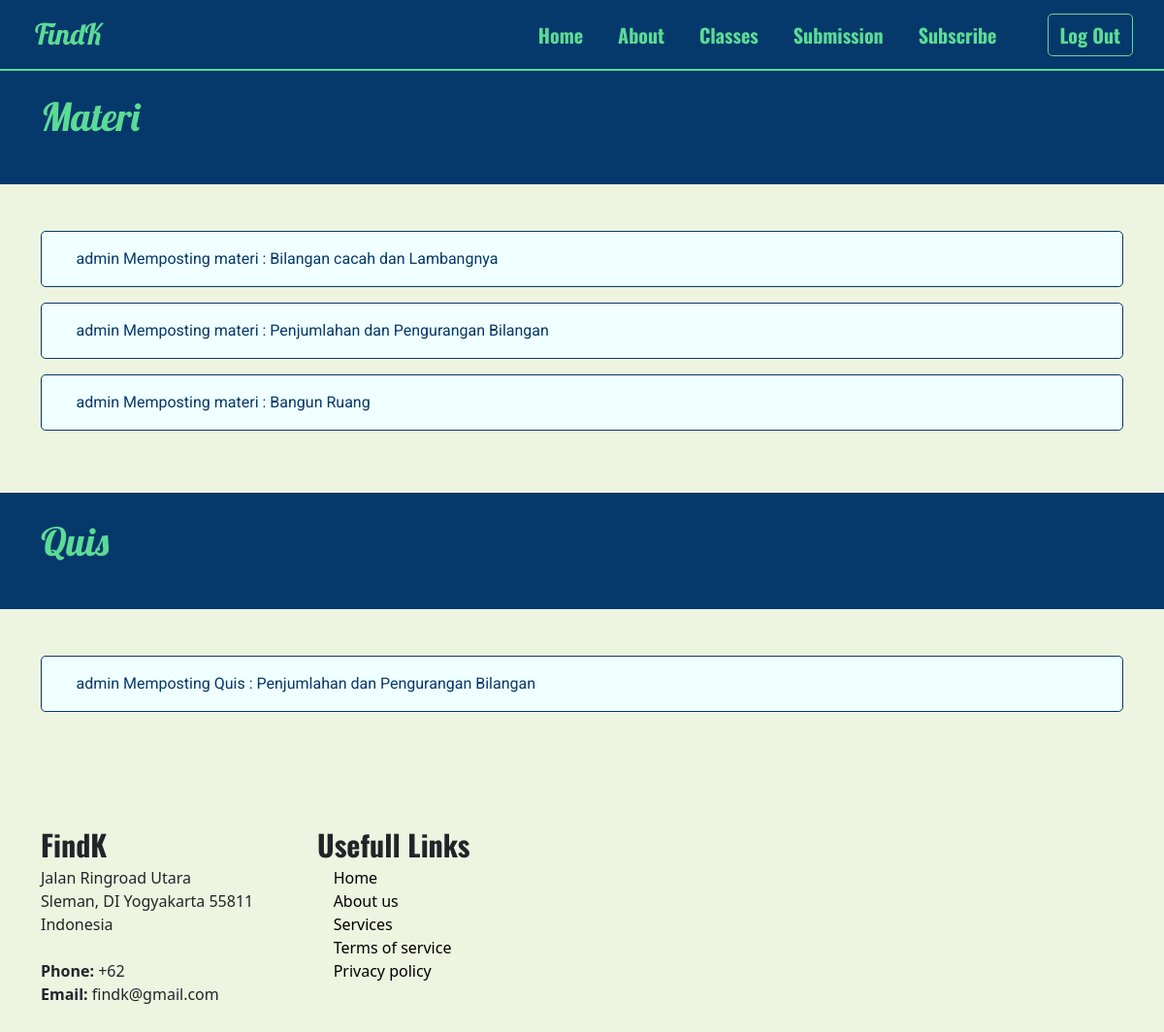
/mq.php?id_mapel=1 (signed in), run on the app's committed database.
### tables this page shows
CREATE TABLE `materi` (
  `id_materi` int(11) NOT NULL,
  `nama_materi` varchar(50) NOT NULL,
  `video` varchar(255) NOT NULL,
  `isi` longtext NOT NULL,
  `status` varchar(50) NOT NULL DEFAULT 'gratis',
  `id_mapel` int(11) NOT NULL,
  `id_admin` int(11) NOT NULL
);

CREATE TABLE `judul_quis` (
  `id_judul_quis` int(11) NOT NULL,
  `judul_quis` varchar(100) NOT NULL,
  `id_mapel` int(11) NOT NULL,
  `id_admin` int(11) NOT NULL
);

### mq.php (the view, shortened to what this page needs)
<?php
require 'prosedur.php';
$id = $_GET['id_mapel'];
$id_user = $_SESSION['id_user'];
?>
<!doctype html>
<html lang="en">
<head>
    <link href="https://cdn.jsdelivr.net/npm/bootstrap@5.0.2/dist/css/bootstrap.min.css" rel="stylesheet">
    <link rel="stylesheet" href="style/style.css">
    <link rel="stylesheet" href="Bahan/icofont/icofont.min.css">
</head>
<body class="bodyhome">
    <section class="home">
        <nav class="navbar navbar-expand-lg fixed-top">
            <div class="container-fluid">
                <a class="navbar-brand ms-4" href="#">FindK</a>
                <div class="collapse navbar-collapse" id="navbarNav">
                    <div class="navbar-nav ms-auto">
                        <a class="nav-link" aria-current="page" href="home.php">Home</a>
                        <a class="nav-link" href="about.php">About</a>
                        <a class="nav-link" href="mapel.php">Classes</a>
                        <a class="nav-link" href="submission.php">Submission</a>
                        <a class="nav-link " href="subs.php">Subscribe</a>
                    </div>
                    <div class="navbar-nav">
                        <a class="ms-4 btn btn-outline-dark border-pink" href="logout.php">Log Out</a>
                    </div>
                </div>
            </div>
        </nav>
    </section>
    <section class="muka d-flex justify-content-center align-items-center">
        <div class="container position-relative" data-aos="zoom-in" data-aos-delay="100">
            <div class="row">
                <div class="judul col-sm-12">
                    Materi
                </div>
            </div>
        </div>
    </section>
    <section class="mapel mt-5">
        <div class="container">
            <div class="row">
            <?php
                $query = "SELECT * FROM user WHERE id_user = $id_user";
                $result = mysqli_query($conn, $query);
                $row = mysqli_fetch_assoc($result);
                if($row['status'] == 'gratis'){
                    $query = "SELECT materi.*, admin.nama FROM materi INNER JOIN admin ON materi.id_admin = admin.id_admin WHERE id_mapel = $id AND materi.status = 'gratis'";
                    $run = mysqli_query($conn, $query);
                } else {
                    $query = "SELECT materi.*, admin.nama FROM materi INNER JOIN admin ON materi.id_admin = admin.id_admin WHERE id_mapel = $id";
                    $run = mysqli_query($conn, $query);
                }
            ?>
                <?php if(mysqli_num_rows($run) > 0) {?>
                    <?php while($mtr = mysqli_fetch_assoc($run)){ ?>
                        <div class="col-sm-12">
                            <a class="link" href="detail_materi.php?id_mapel=<?php echo $mtr['id_mapel'];?>&id_materi=<?php echo $mtr['id_materi']; ?>">
                                <div class="mq d-flex flex-row mb-3">
                                    <div class="p-3"> <i class="icofont-book-alt fs-5"></i> <?php echo $mtr['nama']; ?> Memposting materi : <?php echo $mtr['nama_materi']; ?> </div>
                                </div>
                            </a>
                        </div>
                    <?php } ?>
                <?php } else { ?>
                    <div class="pesan text-center">Saat ini materi belum tersedia!!</div>
                <?php } ?>
            </div>
        </div>
    </section>
    <section class="muka d-flex justify-content-center align-items-center mt-5">
        <div class="container position-relative" data-aos="zoom-in" data-aos-delay="100">
            <div class="row">
                <div class="judul col-sm-12">
                    Quis
                </div>
            </div>
        </div>
    </section>
    <section class="mapel mt-5">
        <div class="container">
            <div class="row">
            <?php
                $query = "SELECT judul_quis.*, admin.nama FROM judul_quis INNER JOIN admin ON judul_quis.id_admin = admin.id_admin WHERE id_mapel = $id";
                $result = mysqli_query($conn, $query);
            ?>
            <?php if(mysqli_num_rows($result) > 0) { ?>
                <?php while($q = mysqli_fetch_assoc($result)) { ?>
                    <div class="col-sm-12">
                        <a class="link" href="quis.php?id_mapel=<?php echo $q['id_mapel'];?>&id_judul_quis=<?php echo $q['id_judul_quis']; ?>&judul_quis=<?php echo $q['judul_quis'] ?>&no_soal=1">
                            <div class="mq d-flex flex-row mb-3">
                                <div class="p-3"> <i class="icofont-instrument fs-5"></i> <?php echo $q['nama']; ?> Memposting Quis : <?php echo $q['judul_quis']; ?> </div>
                            </div>
                        </a>
                    </div>
                <?php } ?>
            <?php } else { ?>
                <div class="pesan text-center">Saat ini quis belum tersedia!!</div>
            <?php } ?>
            </div>
        </div>
    </section>
    <footer class="footer mt-5 mb-5">
        <div  class="container">
            <div class="row">
                <div class="col-lg-3 col-md-6 footer-contact">
                    <div class="footer_f">FindK</div>
                    <p>
                    Jalan Ringroad Utara <br>
                    Sleman, DI Yogyakarta 55811<br>
                    Indonesia <br><br>
                    <strong>Phone:</strong> +62<br>
                    <strong>Email:</strong> findk@gmail.com<br>
                    </p>
                </div>
                <div class="col-lg-2 col-md-6 footer-links">
                    <div class="footer_f">Usefull Links</div>
                    <i class="icofont-rounded-right"></i> <a href="#">Home</a> <br>
                    <i class="icofont-rounded-right"></i> <a href="#">About us</a> <br>
                    <i class="icofont-rounded-right"></i> <a href="#">Services</a> <br>
                    <i class="icofont-rounded-right"></i> <a href="#">Terms of service</a><br>
                    <i class="icofont-rounded-right"></i> <a href="#">Privacy policy</a>
                </div>
            </div>
        </div>
    </footer>
</body>
</html>

### style/style.css (style rules this page uses)
html { scroll-behavior: smooth; }
.judul { font-family: 'Lobster', cursive; font-size: 40px; }
a { color: black; text-decoration: none; }
.home { background-size: cover; height: auto; min-height: 70px; overflow: visible; padding: 0px; }
.bodyhome { background-color: #EDF5E1; height: auto; min-height: auto; margin: 0px; padding: 0px; }
.navbar { background-color: #05386B; border-bottom: 2px solid #5CDB95; }
.navbar-brand { font-family: 'Lobster', cursive; color: #5CDB95; font-size: 30px; }
.navbar-nav >a { font-family: 'Oswald', sans-serif; color: #5CDB95; border-color: #5CDB95; font-size: 20px; border-radius: 5px; font-weight: bolder; margin-right: 20px; }
.muka { background-color: #05386B; color: #5CDB95; padding-top: 20px; padding-bottom: 40px; }
footer { padding-top: 50px; }
.footer_f { font-family: 'Oswald', sans-serif; font-size: 30px; font-weight: bold; }
.mq { background-color: azure; border: 1px solid #05386B; color: #05386B; border-radius: 5px; font-family: 'Roboto', sans-serif; font-size: 16px; transition: 0.5s; }

### data on the page
materi: id_admin.nama "admin", nama_materi "Bilangan cacah dan Lambangnya"
materi: id_admin.nama "admin", nama_materi "Penjumlahan dan Pengurangan Bilangan"
materi: id_admin.nama "admin", nama_materi "Bangun Ruang"
judul_quis: id_admin.nama "admin", judul_quis "Penjumlahan dan Pengurangan Bilangan"
